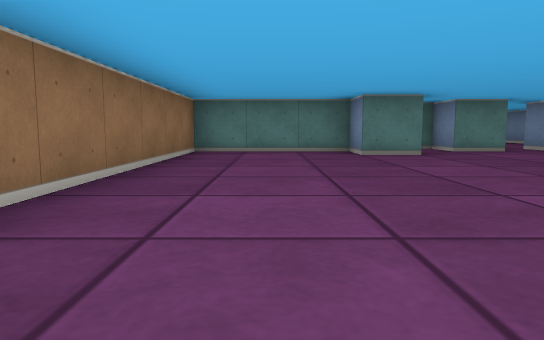
View 1 (above)

14 first-person views from a walk through a cub3D level. The camera is about half as high as the walls, tilts 6° down and sees 70° across. The floor is counted in squares. Each view is taken from the middle of a square. On the plan, view 1 faces up. The plan holds only what a view shows up to about 9 squares ahead; the rest is blank.

View 2
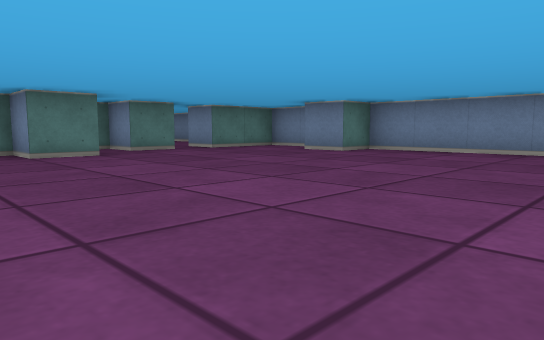

View 3
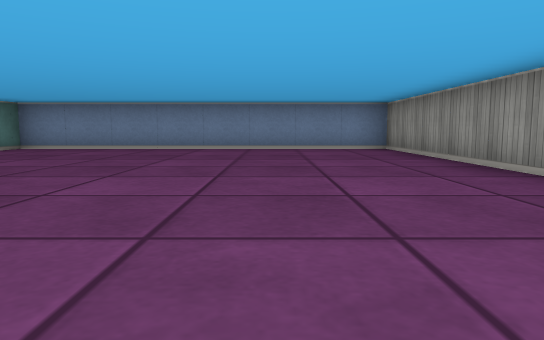

View 4
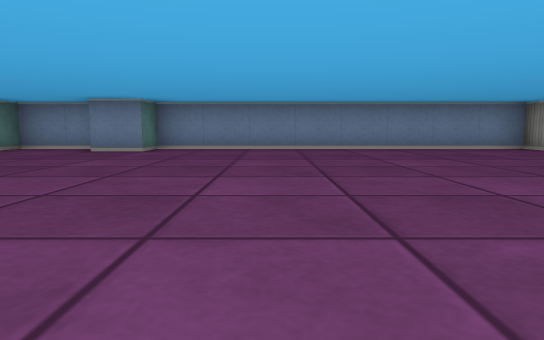

View 5
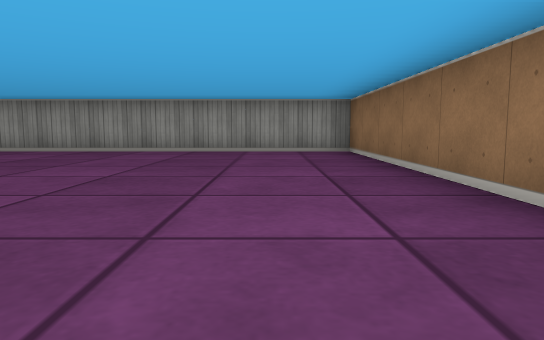

View 6
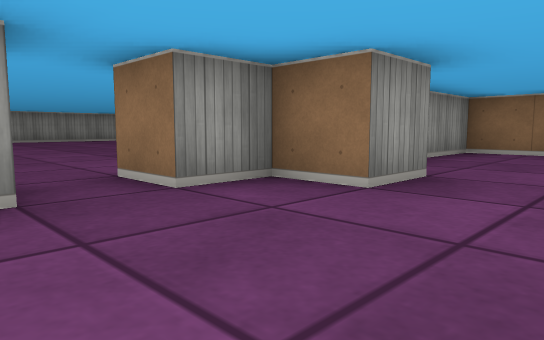

View 7
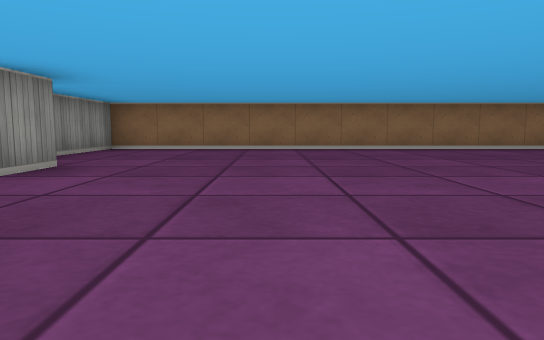

View 8
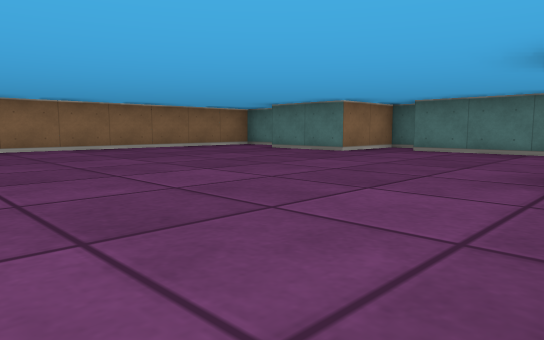

View 9
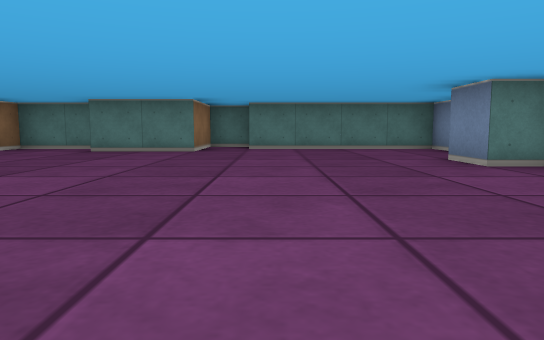

View 10
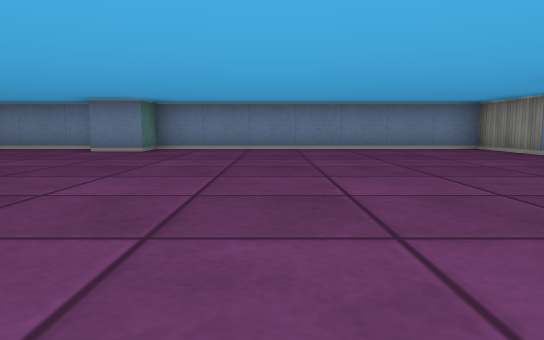

View 11
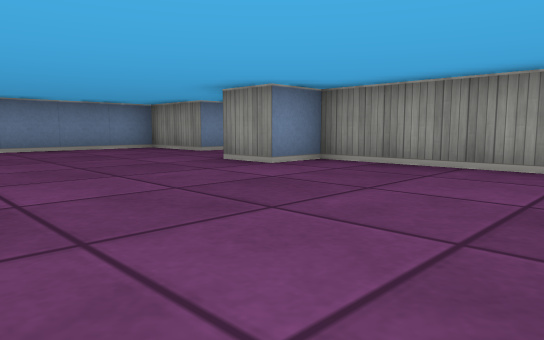

View 12
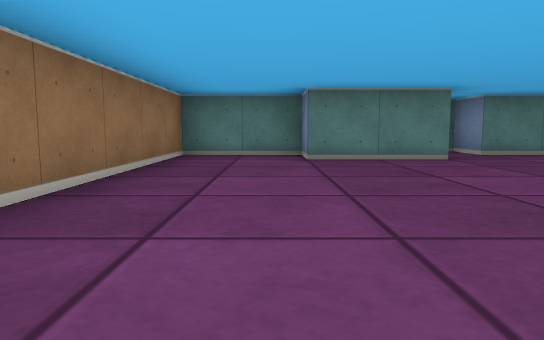

View 13
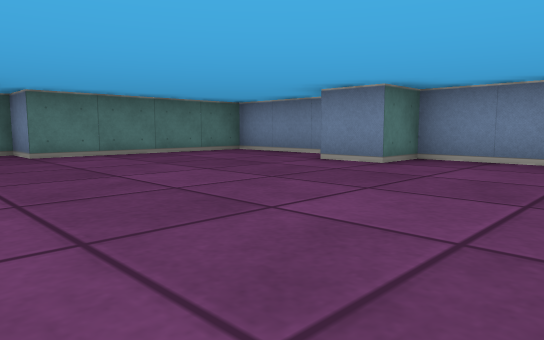

View 14
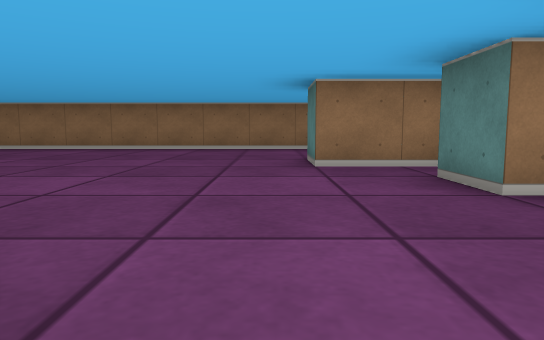

### Floor plan
Ten units are one square. View 1 is at (0, 0); x grows to the right and y downward. Boxes are objects, and circles mark ways between rooms. Rooms are numbered by the first view taken in them; rooms with no view inside come last. Other rooms are left out.
<svg viewBox="-20 -210 100 250">
<path fill="none" stroke="#000" d="M45 -75 35 -75M75 -59 75 -75 68 -75M25 -80 25 -65 15 -65 15 -75 -15 -75 -15 35 75 35 75 -45 65 -45 65 -55M75 -169 75 -195 35 -195 35 -205 25 -205 25 -185 5 -185 5 -195 -15 -195 -15 -85 25 -85 25 -95 35 -95 35 -85 45 -85 45 -75M55 -79 55 -85 75 -85 75 -155 65 -155 65 -165"/>
<circle cx="50" cy="-80" r="3" fill="#2a7"/>
<text x="30" y="-20">1</text>
<text x="30" y="-140">2</text>
</svg>
Room 1 opens to room 2.

Where each view was taken, in squares from view 1:
view 1: 0 up, 0 right, facing up
view 2: 0 up, 0 right, facing up-right
view 3: 1 down, 1 left, facing right
view 4: 2 up, 1 left, facing right
view 5: 4 up, 0 right, facing down
view 6: 11 up, 6 right, facing down-left
view 7: 12 up, 7 right, facing left
view 8: 12 up, 7 right, facing up-left
view 9: 11 up, 4 right, facing up
view 10: 13 up, 1 left, facing right
view 11: 13 up, 1 left, facing down-right
view 12: 13 up, 0 right, facing up
view 13: 13 up, 2 right, facing up-right
view 14: 6 up, 7 right, facing left
